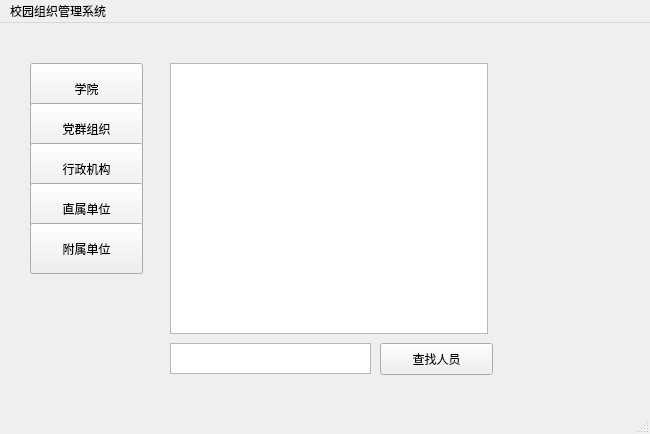
<?xml version="1.0" encoding="UTF-8"?>
<ui version="4.0">
 <class>MainWindow</class>
 <widget class="QMainWindow" name="MainWindow">
  <property name="geometry">
   <rect>
    <x>0</x>
    <y>0</y>
    <width>650</width>
    <height>434</height>
   </rect>
  </property>
  <property name="windowTitle">
   <string>MainWindow</string>
  </property>
  <widget class="QWidget" name="centralwidget">
   <widget class="QPushButton" name="school">
    <property name="geometry">
     <rect>
      <x>30</x>
      <y>40</y>
      <width>113</width>
      <height>51</height>
     </rect>
    </property>
    <property name="text">
     <string>学院</string>
    </property>
   </widget>
   <widget class="QPushButton" name="party">
    <property name="geometry">
     <rect>
      <x>30</x>
      <y>80</y>
      <width>113</width>
      <height>51</height>
     </rect>
    </property>
    <property name="text">
     <string>党群组织</string>
    </property>
   </widget>
   <widget class="QPushButton" name="committee">
    <property name="geometry">
     <rect>
      <x>30</x>
      <y>120</y>
      <width>113</width>
      <height>51</height>
     </rect>
    </property>
    <property name="text">
     <string>行政机构</string>
    </property>
   </widget>
   <widget class="QPushButton" name="d_unit">
    <property name="geometry">
     <rect>
      <x>30</x>
      <y>160</y>
      <width>113</width>
      <height>51</height>
     </rect>
    </property>
    <property name="text">
     <string>直属单位</string>
    </property>
   </widget>
   <widget class="QPushButton" name="a_unit">
    <property name="geometry">
     <rect>
      <x>30</x>
      <y>200</y>
      <width>113</width>
      <height>51</height>
     </rect>
    </property>
    <property name="text">
     <string>附属单位</string>
    </property>
   </widget>
   <widget class="QTableWidget" name="table">
    <property name="geometry">
     <rect>
      <x>170</x>
      <y>40</y>
      <width>318</width>
      <height>271</height>
     </rect>
    </property>
    <property name="textElideMode">
     <enum>Qt::ElideLeft</enum>
    </property>
    <property name="rowCount">
     <number>0</number>
    </property>
   </widget>
   <widget class="QLabel" name="title">
    <property name="geometry">
     <rect>
      <x>180</x>
      <y>20</y>
      <width>301</width>
      <height>20</height>
     </rect>
    </property>
    <property name="text">
     <string/>
    </property>
    <property name="alignment">
     <set>Qt::AlignCenter</set>
    </property>
   </widget>
   <widget class="QTextEdit" name="textEdit2">
    <property name="geometry">
     <rect>
      <x>170</x>
      <y>320</y>
      <width>201</width>
      <height>31</height>
     </rect>
    </property>
   </widget>
   <widget class="QPushButton" name="find_person">
    <property name="geometry">
     <rect>
      <x>380</x>
      <y>320</y>
      <width>113</width>
      <height>32</height>
     </rect>
    </property>
    <property name="text">
     <string>查找人员</string>
    </property>
   </widget>
  </widget>
  <widget class="QMenuBar" name="menubar">
   <property name="geometry">
    <rect>
     <x>0</x>
     <y>0</y>
     <width>650</width>
     <height>24</height>
    </rect>
   </property>
   <widget class="QMenu" name="menu">
    <property name="title">
     <string>校园组织管理系统</string>
    </property>
   </widget>
   <addaction name="menu"/>
  </widget>
  <widget class="QStatusBar" name="statusbar"/>
  <action name="actions">
   <property name="text">
    <string>s</string>
   </property>
  </action>
 </widget>
 <resources/>
 <connections/>
</ui>
